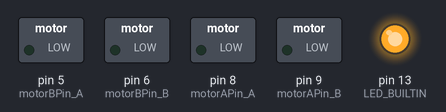
Simulated run of this sketch. Board: Arduino Uno, built with avr-gcc and run on an emulated ATmega328P. Parts: switched loads named in the sketch (green lamp = pin HIGH), output pins drawn as LEDs (lit = HIGH).

Above: at 0.21 s.
At 2.7 s:
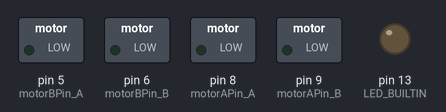
At 13.6 s:
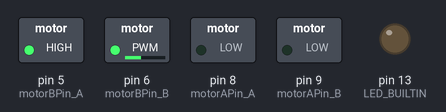
At 15.0 s:
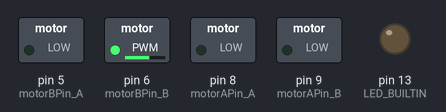
At 16.4 s:
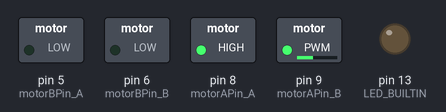
At 37.0 s:
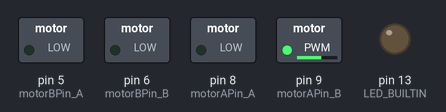
Timing chart, 0 to 40.0 s (numbered marks = the images above):
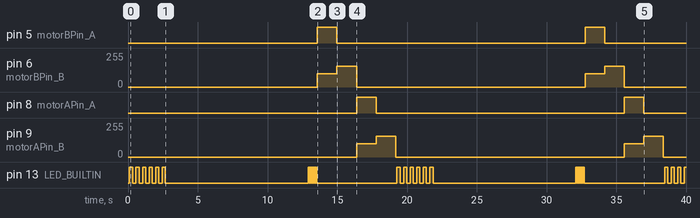

Measured:
- by itself, pin 5 (motorBPin_A), pin 8 (motorAPin_A): alternates HIGH for 1.4 s and LOW for 17.8 s
- by itself, pin 13 (LED_BUILTIN): moves between LOW and HIGH, repeating every 19.2 s
- by itself, pin 6 (motorBPin_B): 0/255 → 100/255 at 13.6 s, → 155/255 1.4 s later, → 0/255 1.4 s later, → 100/255 16.4 s later, … (6 changes in this stretch)
- by itself, pin 9 (motorAPin_B): 0/255 → 100/255 at 16.4 s, → 155/255 1.4 s later, → 0/255 1.4 s later, → 100/255 16.4 s later, … (6 changes in this stretch)

The sketch:

ki-kit_motor_test.ino
```cpp
// (licence header left out)
int motorAPin_A = 8; //Arduino digital 8 is connected to HG7881's A-1A terminal
int motorAPin_B = 9; //Arduino digital 9 is connected to HG7881's A-1B terminal

int motorBPin_A = 5; //Arduino digital 5 is connected to HG7881's A-1A terminal
int motorBPin_B = 6; //Arduino digital 6 is connected to HG7881's A-1B terminal


void setup(){

  pinMode(motorAPin_A, OUTPUT); //direction
  pinMode(motorAPin_B, OUTPUT); //speed
  pinMode(motorBPin_A, OUTPUT); //direction
  pinMode(motorBPin_B, OUTPUT); //speed

  pinMode(LED_BUILTIN, OUTPUT);

}


void loop(){
  stop(100);
  blinkSpeed(20);
  delay(10000);  // wait a bit to disconnect from usb before starting motors
  blinkSpeed(200);

  // this is a small test to check if the motor wiring is correct
  drive(155,0,400);   // left wheel forward
  delay(1000);
  drive(-155,0,400);  // left wheel backward
  delay(1000);
  drive(0,155,400);   // right wheel forward
  delay(1000);
  drive(0,-155,400);  // right wheel backward
  delay(1000);
}

void drive(float leftMotor, float rightMotor, int time) {

   int leftSpeed = min(abs(leftMotor),155);
   int rightSpeed = min(abs(rightMotor),155);

   if (leftMotor>0) {
     analogWrite(motorBPin_A, 255);
     analogWrite(motorBPin_B, invertOurValue( leftSpeed ) );
   } else {
    analogWrite(motorBPin_A, LOW);
     analogWrite(motorBPin_B, leftSpeed);
   }

   if (rightMotor>0) {
     analogWrite(motorAPin_A, 255);
     analogWrite(motorAPin_B, invertOurValue( rightSpeed ) );
   } else {
    analogWrite(motorAPin_A, LOW);
     analogWrite(motorAPin_B, rightSpeed);
   }
  delay(time);
}

void stop(int delayAfterStop){
  // set both direction and pwm to low
  analogWrite(motorAPin_A, LOW);
  analogWrite(motorAPin_B, LOW);
  analogWrite(motorBPin_A, LOW);
  analogWrite(motorBPin_B, LOW);
  delay(delayAfterStop);
}

void blink(){
  for(int i=0; i<=5; i++){
    digitalWrite(LED_BUILTIN, HIGH);   // turn the LED on (HIGH is the voltage level)
    delay(100);                       // wait for a second
    digitalWrite(LED_BUILTIN, LOW);    // turn the LED off by making the voltage LOW
    delay(100);
  }
}

void blinkSpeed(int speed){
  for(int i=0; i<=5; i++){
    digitalWrite(LED_BUILTIN, HIGH);   // turn the LED on (HIGH is the voltage level)
    delay(255-speed);                       // wait for a second
    digitalWrite(LED_BUILTIN, LOW);    // turn the LED off by making the voltage LOW
    delay(255-speed);
  }
}

int invertOurValue(int input) {
  return 255 - input;
}
```
